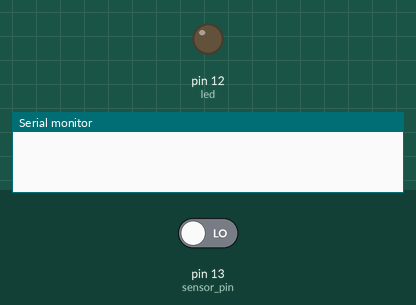
The sketch below on a simulated Arduino Uno, built with avr-gcc and run on an emulated ATmega328P. Parts: output pins drawn as LEDs (lit = HIGH), the last lines printed to the serial monitor. The test bench sets the inputs (shaded band); at power-on: pin 13 (sensor_pin) LOW.

Above: at 1.2 s.
1.3 s: pin 13 (sensor_pin) driven HIGH
At 1.8 s:
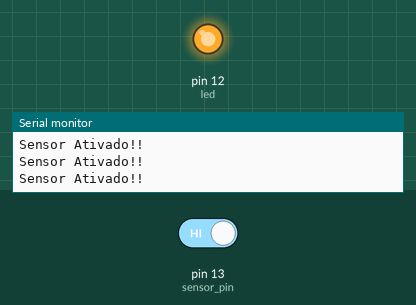
2.8 s: pin 13 (sensor_pin) driven LOW
At 3.1 s:
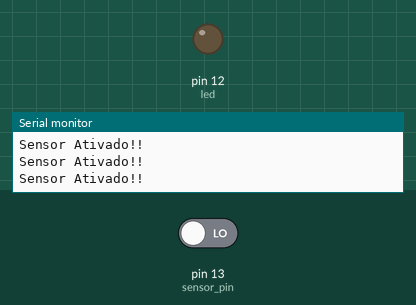
Timing chart, 0 to 5.8 s (numbered marks = the images above; inputs shaded):
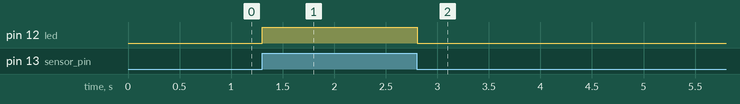

Measured:
- after the input at 1.3 s, pin 12 (led): LOW → HIGH at once
- after the input at 2.8 s, pin 12 (led): HIGH → LOW at once

The sketch:

Alarme_de_movimento.ino
```cpp
int sensor_pin = 13;
int sensor_state = 0;
int led = 12;

void setup()
{
  pinMode(led, OUTPUT);
  pinMode(sensor_pin, INPUT);
  Serial.begin(9600);
}

void loop()
{
  sensor_state = digitalRead(sensor_pin);


  if(sensor_state == HIGH)
  {
    digitalWrite(led,HIGH);
    Serial.println("Sensor Ativado!!");
  }else
  {
  digitalWrite(led, LOW);
  }
}
```
